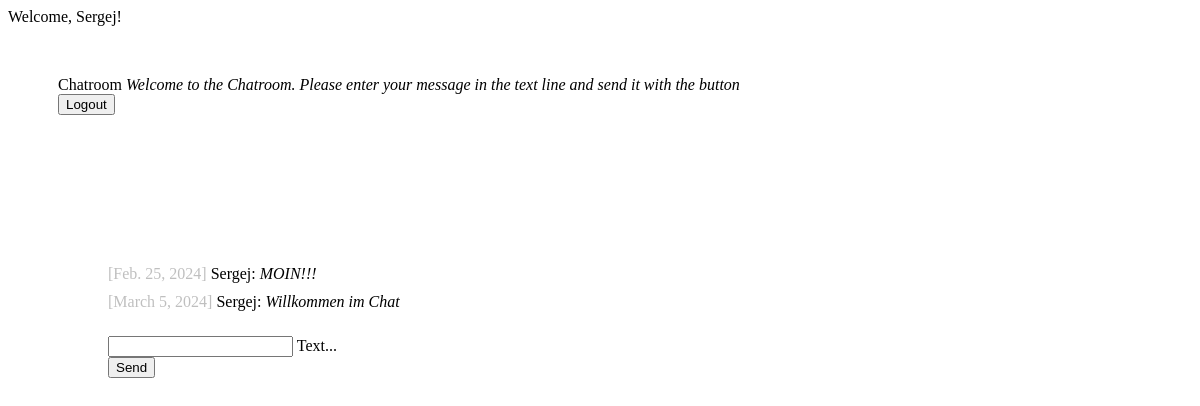
Page /chat/ (signed in) on the committed database.
### chat/models.py (models this page shows)
class Message(models.Model):
    text = models.CharField(max_length=500)
    created_at = models.DateField(default=date.today)
    chat = models.ForeignKey(Chat, on_delete=models.CASCADE, related_name='chat_message_set', default=None, blank=True, null=True)
    author = models.ForeignKey(settings.AUTH_USER_MODEL, on_delete=models.CASCADE, related_name='author_message_set')
    receiver = models.ForeignKey(settings.AUTH_USER_MODEL, on_delete=models.CASCADE, related_name='receiver_message_set')

### chat/views.py (the view)
# urls.py: path('chat/', index),
@login_required(login_url='/login/')
def index(request):
    if request.method == 'POST':
        myChat = Chat.objects.get(id=2)
        new_message = Message.objects.create(text=request.POST['textmessage'], chat=myChat, author=request.user, receiver=request.user)
        serialized_obj = serializers.serialize('json', [ new_message ])
        return JsonResponse(serialized_obj[1:-1], safe=False)
    chatMessages = Message.objects.filter(chat__id=2)
    return render(request, 'chat/index.html', {'messages': chatMessages})

### chat/templates/chat/index.html (shortened to what this page needs)
{% extends "base.html" %} {% block content %}
<div class="page-content">
    {% if request.user.is_authenticated %}
    <div id="messageContainer">
        {% for message in messages %}
        <div>
            <span class="color-gray"> [{{ message.created_at }}] </span>
            {{ message.author }}: <i> {{ message.text }} </i>
        </div>
        {% endfor %}
    </div>
    <form onsubmit="sendMessage(); return false;" method="post">
        <div class="mdl-textfield mdl-js-textfield mdl-textfield--floating-label">
            <input class="mdl-textfield__input" name="textmessage" required type="text" id="messageField" />
            <label class="mdl-textfield__label" for="messageField">Text...</label>
        </div>
        <button class="mdl-button mdl-js-button mdl-button--raised mdl-js-ripple-effect mdl-button--accent">Send</button>
    </form>
    {% endif %}
</div>
{% endblock %}

### templates/base.html (shortened to what this page needs)
<!DOCTYPE html>
<html lang="en">
    <head>
        <link rel="stylesheet" href="https://code.getmdl.io/1.3.0/material.indigo-pink.min.css" />
        {% load static %}
        <link rel="stylesheet" href="{% static 'css/style.css' %}" />
    </head>
    <body>
        <div class="mdl-layout mdl-js-layout mdl-layout--fixed-header">
            <header class="mdl-layout__header">
                <div class="mdl-layout__header-row">
                    <span class="mdl-layout-title">Welcome{% if user %}, {% endif %} {{ request.user }}!</span>
                </div>
            </header>
            <div class="mdl-layout__drawer">
                <span class="mdl-layout-title">Chatroom</span>
                <span class="menu-text">
                    <i>Welcome to the Chatroom. Please enter your message in the text line and send it with the button</i>
                </span>
                <form action="{% url 'logout' %}" method="post">
                    <button type="submit" class="mdl-button mdl-js-button mdl-button--raised mdl-js-ripple-effect mdl-button--accent">Logout</button>
                </form>
            </div>
            <main class="mdl-layout__content">
                {% block content %}
                {% endblock %}
            </main>
        </div>
    </body>
</html>

### static/css/style.css (style rules this page uses)
.color-gray { color: #00000040; }
.mdl-layout-title { padding-left: 0px !important; }
.mdl-layout__drawer { padding: 50px; }
.menu-text { padding-top: 50px; padding-bottom: 100px; }

### rows in the picture
Message: created_at "Feb. 25, 2024", author "Sergej", text "MOIN!!!"
Message: created_at "March 5, 2024", author "Sergej", text "Willkommen im Chat"

### other values in the picture
{{ request.user }} "Sergej"
